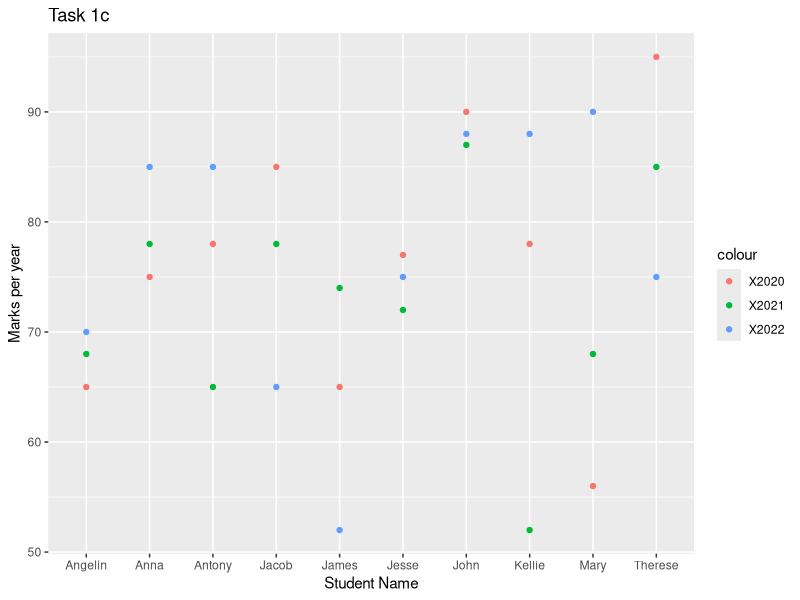
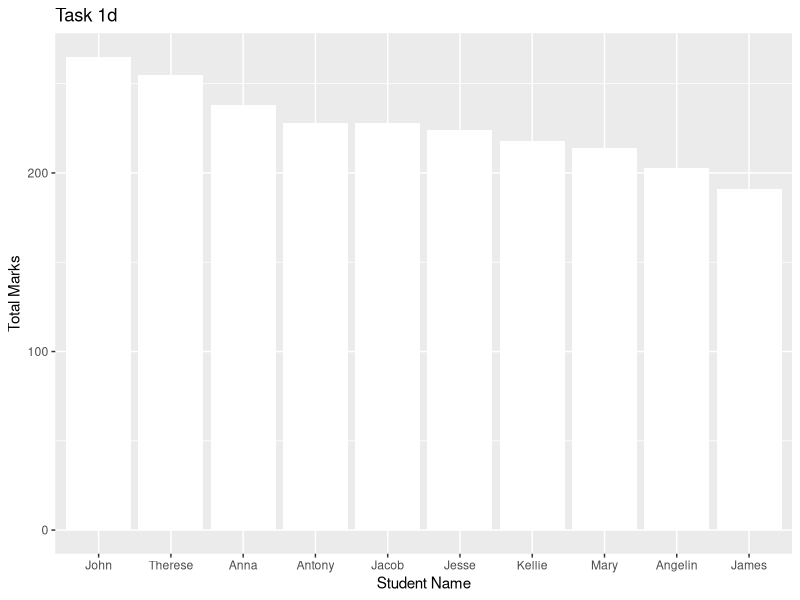

Recreate these plots in R, in order.
## ---- chunk 1
knitr::opts_chunk$set(echo = TRUE)
## ---- chunk 2
dat<-read.csv('Studentmarks.csv', header = TRUE)
## ---- chunk 3

db<-dat$dob
ag<- as.Date(db, "%d/%m/%Y", "%Y-%m-%d")
difftime(Sys.Date(),ag, units = "weeks")/52.25
## ---- chunk 4

install.packages("tidyverse", repos = "http://cran.us.r-project.org")
install.packages("tidyr", repos = "http://cran.us.r-project.org")
install.packages("dplyr", repos = "http://cran.us.r-project.org")
install.packages("mice", repos="http://cran.us.r-project.org")
library(mice)

library(tidyverse)
library(tidyr)
library(dplyr)

## ---- chunk 5
separate(dat,dob, c("date", "month", "year"), sep="/")
year<-as.Date(dat$year)
present<-Sys.Date()

agecol<-(difftime(present, year, units = "weeks"))/ 52.25
print(agecol)
age2<-mice:::cbind.mids(dat,agecol)
print(age2)
## ---- chunk 6
install.packages("ggplot2", repos = "http://cran.us.r-project.org")
library(ggplot2)
## ---- chunk 7
ggplot(dat, aes(x=Studentname)) + 
  geom_point(aes(y=X2020, color="X2020")) + 
  geom_point(aes(y=X2021, color="X2021")) + 
  geom_point(aes(y=X2022, color="X2022")) +
  labs(y= "Marks per year", x="Student Name", title="Task 1c")
## ---- chunk 8
first<-c(dat$X2020)
second<-c(dat$X2021)
third<-c(dat$X2022)
print(first)
total_marks<-first+second+third
print(total_marks)

dat2<-cbind(dat,total_marks)
print(dat2)
A<-dat2[dat2$total_marks>=200,]
print(A)
## ---- chunk 9
ggplot(data=dat2,aes(x=reorder(Studentname, -total_marks), y=total_marks))+geom_bar(stat="identity", fill="white")+ labs(y= "Total Marks", x="Student Name", title="Task 1d")
## ---- chunk 10

